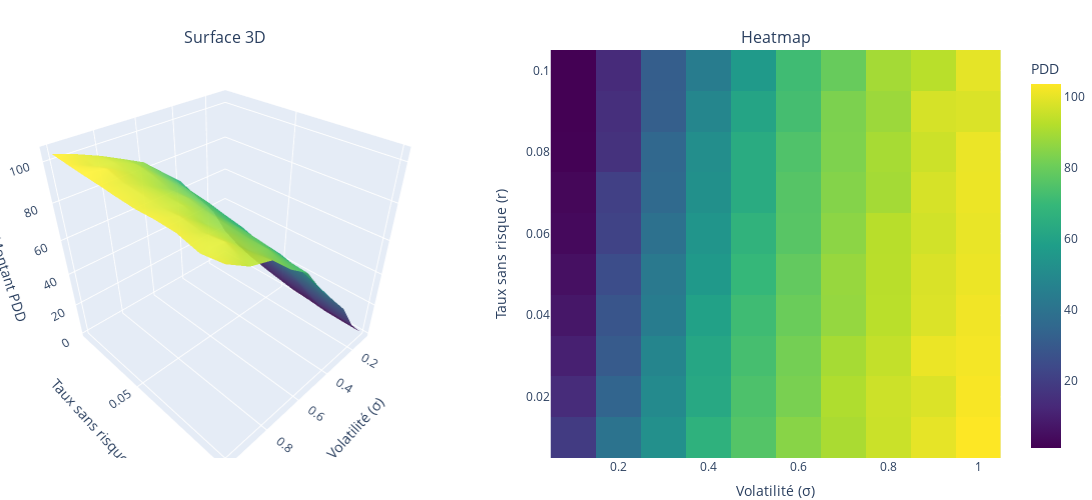

The cell this chart's notebook holds for it:
### Markdown cell above
### 2.4.2 Choc pour $T = 10$

### Code cell
# ====================== Choc des paramètres T = 10 ====================== #

# Paramètres globaux
N = 1000           # Nombre de simulations
T = 10              # Bloquer le nombre de périodes à 1
sigma_values = np.linspace(0.1, 1.0, 10)  # Plage de volatilités
r_values = np.linspace(0.01, 0.1, 10)     # Plage de taux sans risque

# Matrice pour stocker les PDD raffinées
PDD_refined_matrix = np.zeros((len(r_values), len(sigma_values)))

# Génération des données
for i, r in enumerate(r_values):
    for j, sigma in enumerate(sigma_values):
        # Simule les trajectoires pour un sigma et un r donnés
        _, _, PDD_refined, _, _ = simulate_multiple_trajectories_multiple_periods_refined(
            N, S0, r, sigma, T, dt=0.01
        )
        # Stocke la PDD raffinée pour la période finale
        PDD_refined_matrix[i, j] = PDD_refined[-1]

# Création de la grille pour le graphique 3D
sigma_grid, r_grid = np.meshgrid(sigma_values, r_values)

# Création des subplots : 1 ligne, 2 colonnes
fig = make_subplots(
    rows=1, cols=2,
    subplot_titles=("Surface 3D", "Heatmap"),
    specs=[[{'type': 'surface'}, {'type': 'heatmap'}]]
)

# Ajout de la surface interpolée (subplot 1)
fig.add_trace(
    go.Surface(
        z=PDD_refined_matrix,
        x=sigma_values,   # Axe x : Volatilité (σ)
        y=r_values,       # Axe y : Taux sans risque (r)
        colorscale='Viridis',
        showscale=False,  # Ne pas afficher la barre des couleurs pour éviter la redondance
        opacity=0.9       # Opacité de la surface
    ),
    row=1, col=1
)

# Ajout de la heatmap (subplot 2)
fig.add_trace(
    go.Heatmap(
        z=PDD_refined_matrix,
        x=sigma_values,   # Axe x : Volatilité (σ)
        y=r_values,       # Axe y : Taux sans risque (r)
        colorscale='Viridis',
        colorbar=dict(title="PDD")  # Légende de la barre des couleurs
    ),
    row=1, col=2
)

# Mise en page
fig.update_layout(
    scene=dict(
        xaxis_title="Volatilité (σ)",
        yaxis_title="Taux sans risque (r)",
        zaxis_title="Montant PDD",
    ),
    margin=dict(l=0, r=0, b=0, t=50),
    width=1200,  # Largeur totale pour inclure les deux subplots
    height=500   # Hauteur uniforme
)

# Mise à jour des axes de la heatmap
fig.update_xaxes(title_text="Volatilité (σ)", row=1, col=2)
fig.update_yaxes(title_text="Taux sans risque (r)", row=1, col=2)

# Affichage interactif
fig.show()

### Figure 1 — Plotly figure (JSON) as saved in the notebook; plotly's stock layout.template omitted (floating-point values rounded to 4 significant figures)
{"data": [{"colorscale": [[0, "#440154"], [0.1111, "#482878"], [0.2222, "#3e4989"], [0.3333, "#31688e"], [0.4444, "#26828e"], [0.5556, "#1f9e89"], [0.6667, "#35b779"], [0.7778, "#6ece58"], [0.8889, "#b5de2b"], [1, "#fde725"]], "opacity": 0.9, "scene": "scene", "showscale": false, "type": "surface", "x": [0.1, 0.2, 0.3, 0.4, 0.5, 0.6, 0.7, 0.8, 0.9, 1], "y": [0.01, 0.02, 0.03, 0.04, 0.05, 0.06, 0.07, 0.08, 0.09, 0.1], "z": [[18.82, 39.88, 52.16, 66.39, 75.6, 84.93, 90.28, 95.47, 99.86, 103.5], [13.65, 34.14, 49.6, 62.36, 74.14, 82.48, 91.18, 95.7, 98.17, 102.7], [10.11, 30.26, 47.76, 61.66, 72.75, 81.71, 89.69, 94.3, 100.7, 102.0], [7.482, 28.04, 44.07, 59.4, 71.3, 79.91, 86.89, 92.81, 98.16, 101.5], [5.375, 25.09, 42.42, 55.97, 69.12, 78.44, 87.29, 92.71, 97.73, 100.8], [3.438, 21.83, 39.29, 54.17, 67.24, 76.36, 85.52, 92.49, 96.57, 100.4], [2.633, 20.8, 36.01, 52.33, 63.86, 75.88, 84.28, 89.42, 97.26, 100.8], [1.318, 15.67, 35.02, 51.4, 63.65, 74.62, 83.22, 89.8, 95.76, 100.5], [1.078, 14.88, 31.68, 48.13, 60.78, 72.45, 83.01, 88.15, 97.12, 97.98], [1.004, 13.56, 31.5, 43.97, 56.38, 71.53, 79.37, 89.42, 92.77, 99.68]]}, {"colorbar": {"title": {"text": "PDD"}}, "colorscale": [[0, "#440154"], [0.1111, "#482878"], [0.2222, "#3e4989"], [0.3333, "#31688e"], [0.4444, "#26828e"], [0.5556, "#1f9e89"], [0.6667, "#35b779"], [0.7778, "#6ece58"], [0.8889, "#b5de2b"], [1, "#fde725"]], "type": "heatmap", "x": [0.1, 0.2, 0.3, 0.4, 0.5, 0.6, 0.7, 0.8, 0.9, 1], "xaxis": "x", "y": [0.01, 0.02, 0.03, 0.04, 0.05, 0.06, 0.07, 0.08, 0.09, 0.1], "yaxis": "y", "z": [[18.82, 39.88, 52.16, 66.39, 75.6, 84.93, 90.28, 95.47, 99.86, 103.5], [13.65, 34.14, 49.6, 62.36, 74.14, 82.48, 91.18, 95.7, 98.17, 102.7], [10.11, 30.26, 47.76, 61.66, 72.75, 81.71, 89.69, 94.3, 100.7, 102.0], [7.482, 28.04, 44.07, 59.4, 71.3, 79.91, 86.89, 92.81, 98.16, 101.5], [5.375, 25.09, 42.42, 55.97, 69.12, 78.44, 87.29, 92.71, 97.73, 100.8], [3.438, 21.83, 39.29, 54.17, 67.24, 76.36, 85.52, 92.49, 96.57, 100.4], [2.633, 20.8, 36.01, 52.33, 63.86, 75.88, 84.28, 89.42, 97.26, 100.8], [1.318, 15.67, 35.02, 51.4, 63.65, 74.62, 83.22, 89.8, 95.76, 100.5], [1.078, 14.88, 31.68, 48.13, 60.78, 72.45, 83.01, 88.15, 97.12, 97.98], [1.004, 13.56, 31.5, 43.97, 56.38, 71.53, 79.37, 89.42, 92.77, 99.68]]}], "layout": {"annotations": [{"font": {"size": 16}, "showarrow": false, "text": "Surface 3D", "x": 0.225, "xanchor": "center", "xref": "paper", "y": 1, "yanchor": "bottom", "yref": "paper"}, {"font": {"size": 16}, "showarrow": false, "text": "Heatmap", "x": 0.775, "xanchor": "center", "xref": "paper", "y": 1, "yanchor": "bottom", "yref": "paper"}], "height": 500, "margin": {"b": 0, "l": 0, "r": 0, "t": 50}, "scene": {"domain": {"x": [0, 0.45], "y": [0, 1]}, "xaxis": {"title": {"text": "Volatilité (σ)"}}, "yaxis": {"title": {"text": "Taux sans risque (r)"}}, "zaxis": {"title": {"text": "Montant PDD"}}}, "width": 1200, "xaxis": {"anchor": "y", "domain": [0.55, 1], "title": {"text": "Volatilité (σ)"}}, "yaxis": {"anchor": "x", "domain": [0, 1], "title": {"text": "Taux sans risque (r)"}}}}
